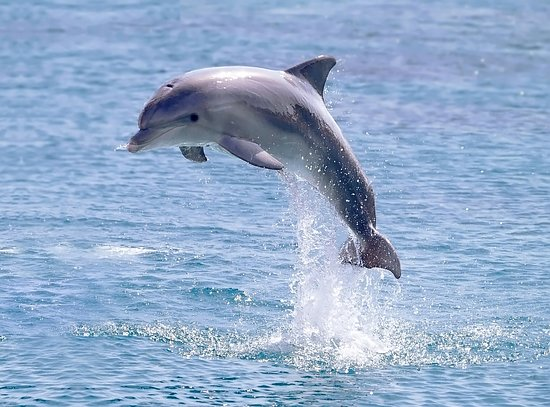
#> input picture dolphin.jpg, 550 x 407 px
$ python ProcessingImage.py
#> lines starting #> are read from the running program, lines starting #| are printed output that depends on the picture
import cv2 as cv
import numpy as np

image = cv.imread('dolphin.jpg')
#> image is the input picture: shape (407, 550, 3); mean B, G, R 203.9, 171.9, 146.9
assert image is not None, "File could not be read, check the path or file extension"
cv.imshow('Image', image)
cv.waitKey(0)

# scaling
scaled_image = cv.resize(image, None, fx=0.5, fy=0.5, interpolation=cv.INTER_CUBIC)
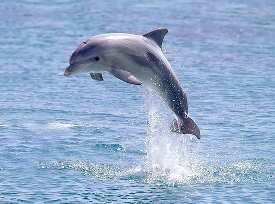
#> scaled_image: shape (204, 275, 3); mean B, G, R 203.9, 171.9, 146.9
cv.imshow('Resized Image', scaled_image)
cv.waitKey(0)

# mirroring
def mirror(image, axis: str):
#> called with axis = 'x'
    axis = axis.lower()
    if axis == 'x':
        mirrored_image = cv.flip(image, 0)
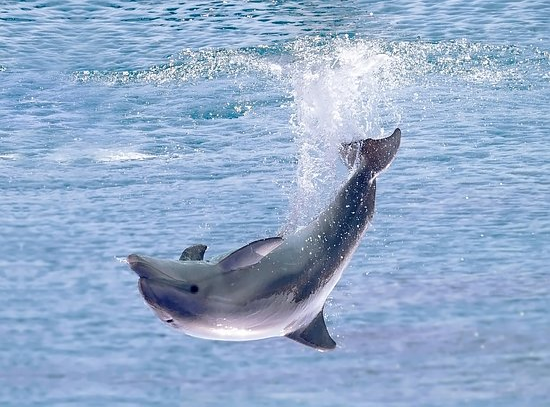
#> mirrored_image: shape (407, 550, 3); mean B, G, R 203.9, 171.9, 146.9
    else:
        mirrored_image = cv.flip(image, 1)
    cv.imshow(f'Mirrored Image around {axis}', mirrored_image)
    cv.waitKey(0)

mirror(image, 'x')
mirror(image, 'y')
#> call 2 of mirror, with axis = 'y'
#> in mirror (call 2), `mirrored_image = cv.flip(image, 1)`:
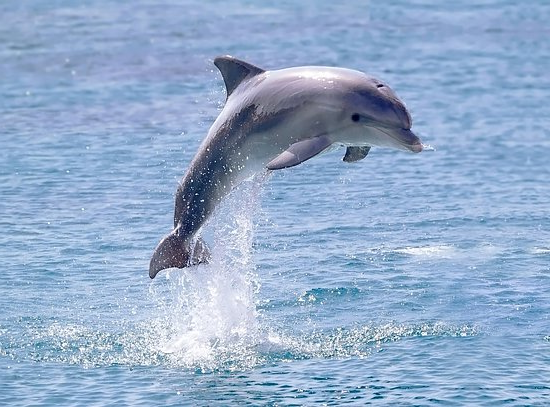
#> mirrored_image: shape (407, 550, 3); mean B, G, R 203.9, 171.9, 146.9

# rotating
rows, cols, _ = image.shape
#> rows = 407; cols = 550
degree = 70
matrix = cv.getRotationMatrix2D(((cols - 1) / 2.0, (rows - 1) / 2.0), degree, 1 )
rotated_image = cv.warpAffine(image, matrix, (cols, rows))
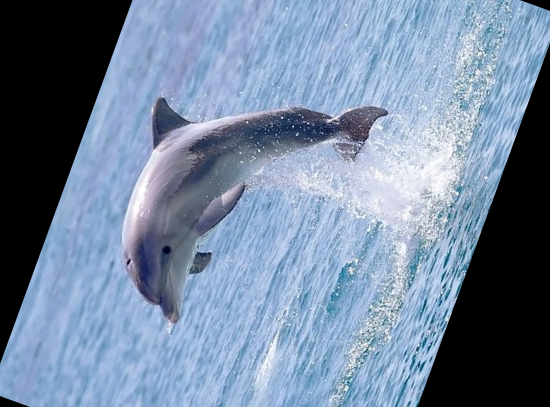
#> rotated_image: shape (407, 550, 3); mean B, G, R 158.5, 134.2, 115.8
cv.imshow(f'Rotated Image by {degree}', rotated_image)
cv.waitKey(0)

# shearing
constant = 0.5
M = np.float32([[1, constant, 0], [0, 1, 0], [0, 0, 1]])
sheared_image = cv.warpPerspective( image, M, (int( cols * 1.5 ), int( rows * 1.5 )) )
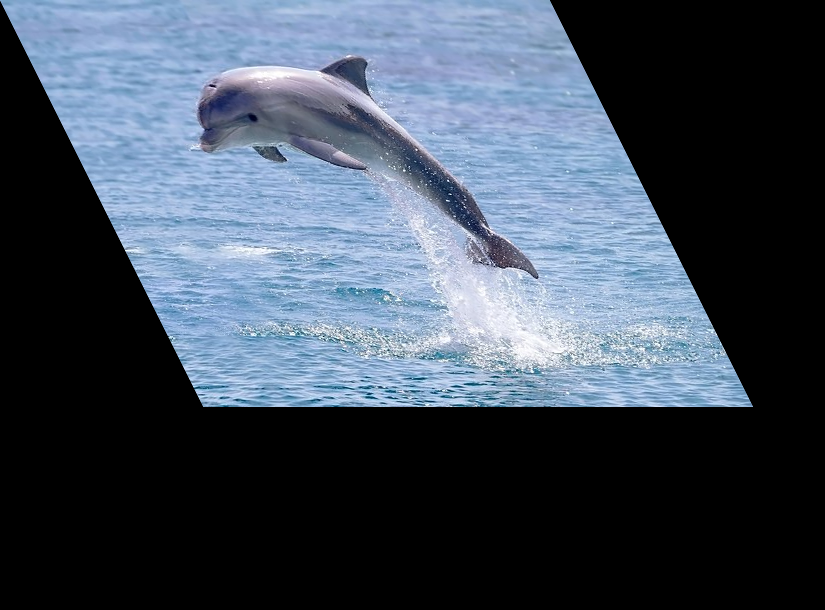
#> sheared_image: shape (610, 825, 3); mean B, G, R 90.8, 76.5, 65.4
cv.imshow(f'Sheared  by {constant}', sheared_image )
cv.waitKey(0)
cv.destroyAllWindows()
